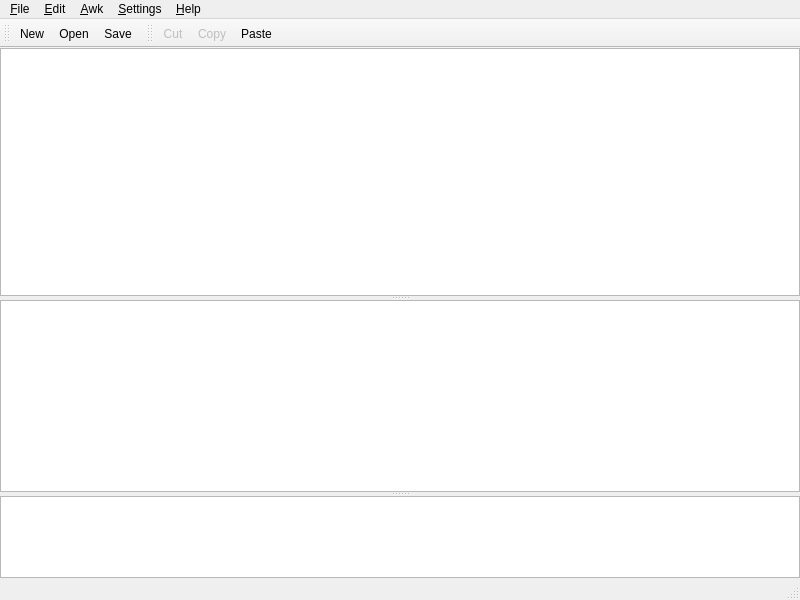
<?xml version="1.0" encoding="UTF-8"?>
<ui version="4.0">
 <class>MainWindow</class>
 <widget class="QMainWindow" name="MainWindow">
  <property name="geometry">
   <rect>
    <x>0</x>
    <y>0</y>
    <width>800</width>
    <height>600</height>
   </rect>
  </property>
  <property name="sizePolicy">
   <sizepolicy hsizetype="MinimumExpanding" vsizetype="Maximum">
    <horstretch>0</horstretch>
    <verstretch>0</verstretch>
   </sizepolicy>
  </property>
  <widget class="QWidget" name="centralwidget">
   <layout class="QVBoxLayout" name="verticalLayout">
    <property name="spacing">
     <number>4</number>
    </property>
    <property name="leftMargin">
     <number>0</number>
    </property>
    <property name="topMargin">
     <number>0</number>
    </property>
    <property name="rightMargin">
     <number>0</number>
    </property>
    <property name="bottomMargin">
     <number>0</number>
    </property>
    <item>
     <widget class="QSplitter" name="splitter">
      <property name="orientation">
       <enum>Qt::Vertical</enum>
      </property>
      <property name="childrenCollapsible">
       <bool>false</bool>
      </property>
      <widget class="QTextEdit" name="textEditAwkProgram">
       <property name="sizePolicy">
        <sizepolicy hsizetype="Expanding" vsizetype="Expanding">
         <horstretch>0</horstretch>
         <verstretch>3</verstretch>
        </sizepolicy>
       </property>
       <property name="font">
        <font>
         <family>Monospace</family>
        </font>
       </property>
       <property name="acceptRichText">
        <bool>false</bool>
       </property>
      </widget>
      <widget class="QTextEdit" name="textEditInputAwk">
       <property name="sizePolicy">
        <sizepolicy hsizetype="Minimum" vsizetype="Minimum">
         <horstretch>0</horstretch>
         <verstretch>1</verstretch>
        </sizepolicy>
       </property>
       <property name="font">
        <font>
         <family>Monospace</family>
        </font>
       </property>
      </widget>
      <widget class="QTextBrowser" name="textBrowser">
       <property name="sizePolicy">
        <sizepolicy hsizetype="Preferred" vsizetype="Preferred">
         <horstretch>0</horstretch>
         <verstretch>1</verstretch>
        </sizepolicy>
       </property>
       <property name="font">
        <font>
         <family>Monospace</family>
        </font>
       </property>
      </widget>
     </widget>
    </item>
   </layout>
  </widget>
  <widget class="QMenuBar" name="menuBar">
   <property name="geometry">
    <rect>
     <x>0</x>
     <y>0</y>
     <width>800</width>
     <height>23</height>
    </rect>
   </property>
   <widget class="QMenu" name="menuFile">
    <property name="title">
     <string>&amp;File</string>
    </property>
    <widget class="QMenu" name="menuRecentFiles">
     <property name="title">
      <string>Recent files</string>
     </property>
     <addaction name="separator"/>
    </widget>
    <addaction name="actionNew"/>
    <addaction name="actionOpen"/>
    <addaction name="separator"/>
    <addaction name="menuRecentFiles"/>
    <addaction name="separator"/>
    <addaction name="actionSave"/>
    <addaction name="actionSaveAs"/>
    <addaction name="separator"/>
    <addaction name="actionClose"/>
    <addaction name="actionExit"/>
   </widget>
   <widget class="QMenu" name="menuEdit">
    <property name="title">
     <string>&amp;Edit</string>
    </property>
    <addaction name="actionCut"/>
    <addaction name="actionCopy"/>
    <addaction name="actionPaste"/>
   </widget>
   <widget class="QMenu" name="menuHelp">
    <property name="title">
     <string>&amp;Help</string>
    </property>
    <addaction name="actionAbout"/>
    <addaction name="actionAboutQt"/>
   </widget>
   <widget class="QMenu" name="menuAwk">
    <property name="title">
     <string>&amp;Awk</string>
    </property>
    <addaction name="actionLoadInput"/>
    <addaction name="actionRun"/>
   </widget>
   <widget class="QMenu" name="menuSettings">
    <property name="title">
     <string>&amp;Settings</string>
    </property>
    <addaction name="actionShowMenubar"/>
    <addaction name="actionShowToolbar"/>
    <addaction name="actionConfigureIdeawk"/>
   </widget>
   <addaction name="menuFile"/>
   <addaction name="menuEdit"/>
   <addaction name="menuAwk"/>
   <addaction name="menuSettings"/>
   <addaction name="menuHelp"/>
  </widget>
  <widget class="QToolBar" name="toolBarFile">
   <property name="windowTitle">
    <string>File</string>
   </property>
   <attribute name="toolBarArea">
    <enum>TopToolBarArea</enum>
   </attribute>
   <attribute name="toolBarBreak">
    <bool>false</bool>
   </attribute>
   <addaction name="actionNew"/>
   <addaction name="actionOpen"/>
   <addaction name="actionSave"/>
  </widget>
  <widget class="QStatusBar" name="statusBar"/>
  <widget class="QToolBar" name="toolBarEdit">
   <property name="windowTitle">
    <string>Edit</string>
   </property>
   <attribute name="toolBarArea">
    <enum>TopToolBarArea</enum>
   </attribute>
   <attribute name="toolBarBreak">
    <bool>false</bool>
   </attribute>
   <addaction name="actionCut"/>
   <addaction name="actionCopy"/>
   <addaction name="actionPaste"/>
  </widget>
  <action name="actionNew">
   <property name="icon">
    <iconset theme="document-new">
     <normaloff>:/images/new.png</normaloff>:/images/new.png</iconset>
   </property>
   <property name="text">
    <string>&amp;New</string>
   </property>
   <property name="statusTip">
    <string>Create a new file</string>
   </property>
   <property name="shortcut">
    <string>Ctrl+N</string>
   </property>
  </action>
  <action name="actionOpen">
   <property name="icon">
    <iconset theme="document-open">
     <normaloff>:/images/open.png</normaloff>:/images/open.png</iconset>
   </property>
   <property name="text">
    <string>&amp;Open</string>
   </property>
   <property name="statusTip">
    <string>Open an existing file</string>
   </property>
  </action>
  <action name="actionSave">
   <property name="icon">
    <iconset theme="document-save">
     <normaloff>:/images/save.png</normaloff>:/images/save.png</iconset>
   </property>
   <property name="text">
    <string>&amp;Save</string>
   </property>
   <property name="statusTip">
    <string>Save the document to disk</string>
   </property>
   <property name="shortcut">
    <string>Ctrl+S</string>
   </property>
  </action>
  <action name="actionSaveAs">
   <property name="icon">
    <iconset theme="document-save-as">
     <normaloff>.</normaloff>.</iconset>
   </property>
   <property name="text">
    <string>Save &amp;As...</string>
   </property>
   <property name="statusTip">
    <string>Save the document under a new name</string>
   </property>
  </action>
  <action name="actionExit">
   <property name="icon">
    <iconset theme="application-exit">
     <normaloff>.</normaloff>.</iconset>
   </property>
   <property name="text">
    <string>E&amp;xit</string>
   </property>
   <property name="statusTip">
    <string>Exit the application</string>
   </property>
  </action>
  <action name="actionClose">
   <property name="icon">
    <iconset theme="document-close"/>
   </property>
   <property name="text">
    <string>Close</string>
   </property>
   <property name="statusTip">
    <string>Close this window</string>
   </property>
   <property name="shortcut">
    <string>Ctrl+W</string>
   </property>
  </action>
  <action name="actionAbout">
   <property name="icon">
    <iconset theme="help-about"/>
   </property>
   <property name="text">
    <string>&amp;About</string>
   </property>
   <property name="statusTip">
    <string>Show the application's About box</string>
   </property>
  </action>
  <action name="actionAboutQt">
   <property name="text">
    <string>About &amp;Qt</string>
   </property>
   <property name="statusTip">
    <string>Show the Qt library's About box</string>
   </property>
  </action>
  <action name="actionLoadInput">
   <property name="text">
    <string>Load input</string>
   </property>
  </action>
  <action name="actionRun">
   <property name="icon">
    <iconset theme="debug-run"/>
   </property>
   <property name="text">
    <string>Run</string>
   </property>
  </action>
  <action name="actionConfigureIdeawk">
   <property name="text">
    <string>Configure IDEAWK</string>
   </property>
  </action>
  <action name="actionShowMenubar">
   <property name="checkable">
    <bool>true</bool>
   </property>
   <property name="checked">
    <bool>true</bool>
   </property>
   <property name="text">
    <string>Show Menubar</string>
   </property>
   <property name="toolTip">
    <string>Show Menubar</string>
   </property>
   <property name="visible">
    <bool>false</bool>
   </property>
  </action>
  <action name="actionShowToolbar">
   <property name="checkable">
    <bool>true</bool>
   </property>
   <property name="checked">
    <bool>true</bool>
   </property>
   <property name="text">
    <string>Show Toolbar</string>
   </property>
   <property name="visible">
    <bool>false</bool>
   </property>
  </action>
  <action name="actionCut">
   <property name="enabled">
    <bool>false</bool>
   </property>
   <property name="icon">
    <iconset theme="edit-cut">
     <normaloff>:/images/cut.png</normaloff>:/images/cut.png</iconset>
   </property>
   <property name="text">
    <string>Cut</string>
   </property>
   <property name="statusTip">
    <string>Cut the current selection's contents to the clipboard</string>
   </property>
  </action>
  <action name="actionCopy">
   <property name="enabled">
    <bool>false</bool>
   </property>
   <property name="icon">
    <iconset theme="edit-copy">
     <normaloff>:/images/copy.png</normaloff>:/images/copy.png</iconset>
   </property>
   <property name="text">
    <string>Copy</string>
   </property>
   <property name="statusTip">
    <string>Copy the current selection's contents to the clipboard</string>
   </property>
  </action>
  <action name="actionPaste">
   <property name="icon">
    <iconset theme="edit-paste">
     <normaloff>:/images/paste.png</normaloff>:/images/paste.png</iconset>
   </property>
   <property name="text">
    <string>Paste</string>
   </property>
   <property name="statusTip">
    <string>Paste the clipboard's contents into the current selection</string>
   </property>
  </action>
 </widget>
 <resources/>
 <connections>
  <connection>
   <sender>textEditAwkProgram</sender>
   <signal>copyAvailable(bool)</signal>
   <receiver>actionCut</receiver>
   <slot>setEnabled(bool)</slot>
   <hints>
    <hint type="sourcelabel">
     <x>399</x>
     <y>185</y>
    </hint>
    <hint type="destinationlabel">
     <x>-1</x>
     <y>-1</y>
    </hint>
   </hints>
  </connection>
  <connection>
   <sender>textEditAwkProgram</sender>
   <signal>copyAvailable(bool)</signal>
   <receiver>actionCopy</receiver>
   <slot>setEnabled(bool)</slot>
   <hints>
    <hint type="sourcelabel">
     <x>399</x>
     <y>185</y>
    </hint>
    <hint type="destinationlabel">
     <x>-1</x>
     <y>-1</y>
    </hint>
   </hints>
  </connection>
 </connections>
</ui>
